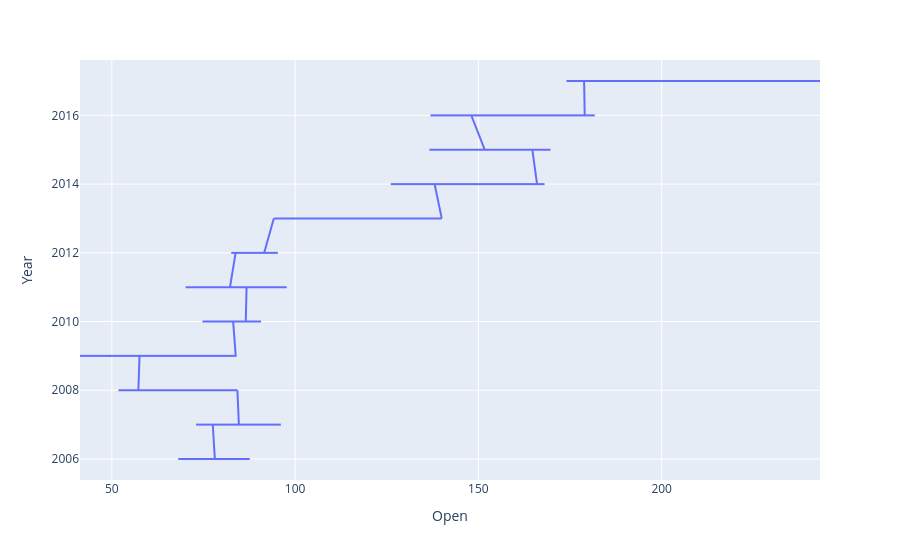

Notebook code for this chart:
### Markdown cell above
## Read raw data describing stock ticker, sector and company name

### Code cell
import pandas as pd
import io # need this to get info
import plotly.express as px

df_historical_stock:pd.DataFrame = None

df_historical_stock = pd.read_csv('../../data/all_stocks_2006-01-01_to_2018-01-01.csv',encoding='utf8', comment='#')

# Test if empty
print('empty: \n', df_historical_stock.empty)
print('*' *50)

# View range of years - this is data per year
df_historical_stock['Year'] = pd.to_datetime(df_historical_stock['Date']).dt.year
year_range = df_historical_stock.Year.max() - df_historical_stock.Year.min()
print(f"The range of years is: {year_range}, min:{df_historical_stock.Year.min()}, max: {df_historical_stock.Year.max()}")

print('*' *50)

# View info
print('\ninfo: \n')
buffer = io.StringIO()
df_historical_stock.info(buf=buffer)
s = buffer.getvalue()
print(s)
print('*' *50)

# View Line Chart of Stock MMM open value over time
print('\nLine Chart of Stock MMM open value over time:\n')
# Plot a line chart of open values for stock MMM over time
df_mmm = df_historical_stock[df_historical_stock['Name'] == 'MMM']
fig = px.line(
    df_mmm, 
    x='Open', 
    y='Year')
fig.show()

### Figure 1 — Plotly figure (JSON) as saved in the notebook; plotly's stock layout.template omitted (floating-point values rounded to 4 significant figures; data arrays with more than 128 entries replaced by an {"elided": "..."} marker saying what was removed)
{"data": [{"hovertemplate": "Open=%{x}<br>Year=%{y}<extra></extra>", "legendgroup": "", "line": {"color": "#636efa", "dash": "solid"}, "marker": {"symbol": "circle"}, "mode": "lines", "name": "", "showlegend": false, "type": "scattergl", "x": {"elided": "3020 float values"}, "xaxis": "x", "y": {"elided": "3020 int values"}, "yaxis": "y"}], "layout": {"legend": {"tracegroupgap": 0}, "margin": {"t": 60}, "xaxis": {"anchor": "y", "domain": [0, 1], "title": {"text": "Open"}}, "yaxis": {"anchor": "x", "domain": [0, 1], "title": {"text": "Year"}}}}
